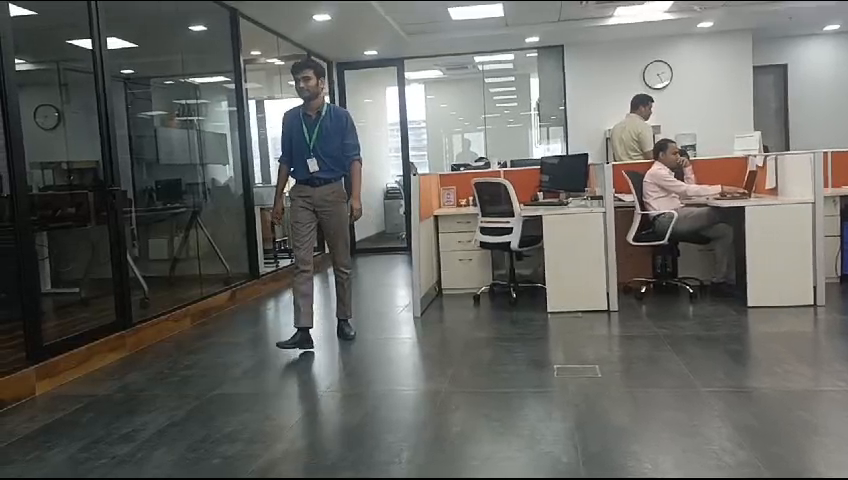
#> input picture frame 16 of ObjDet_in_chosen_roi/vids/rampwalk.mp4, 848 x 480 px, given in place of people2.mp4, which was not available
$ python detect_face_video.py
#> lines starting #> are read from the running program, lines starting #| are printed output that depends on the picture; after the words box and inside, x2 and y2 are one past the last pixel; in counts of white or black regions, pixels touching at a corner belong together
import cv2
import numpy as np
import cvlib
# Load the cascade
face_cascade = cv2.CascadeClassifier('haarcascade_frontalface_default.xml')

cap = cv2.VideoCapture('people2.mp4')

while True:
    ret, frame = cap.read()
#> frame is the input picture: shape (480, 848, 3); mean B, G, R 100.1, 104.1, 103.6

    gray = cv2.cvtColor(frame, cv2.COLOR_BGR2GRAY)
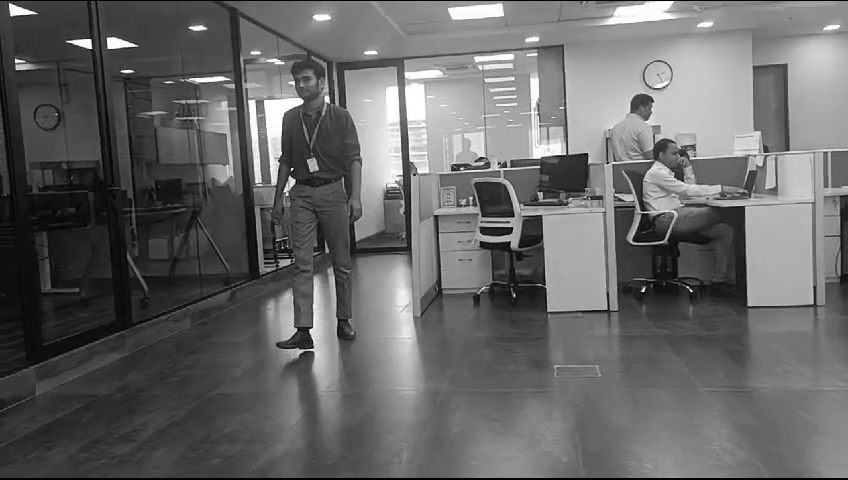
#> gray: shape (480, 848); min 0, max 255, mean 103.5
    faces= face_cascade.detectMultiScale(gray, 1.1, 4)
#> faces = ()

    # Draw the rectangle around each face
    for (x, y, w, h) in faces:
        cv2.rectangle(frame, (x, y), (x+w, y+h), (255, 0, 0), 2)
#> this loop made 0 passes

    cv2.imshow('img', frame)

    # Stop if escape key is pressed
    k = cv2.waitKey(30) & 0xff
#> (key Esc is pressed here)
    if k==27:
        break

# Release the VideoCapture object
cap.release()

$ run again, starting later in the video
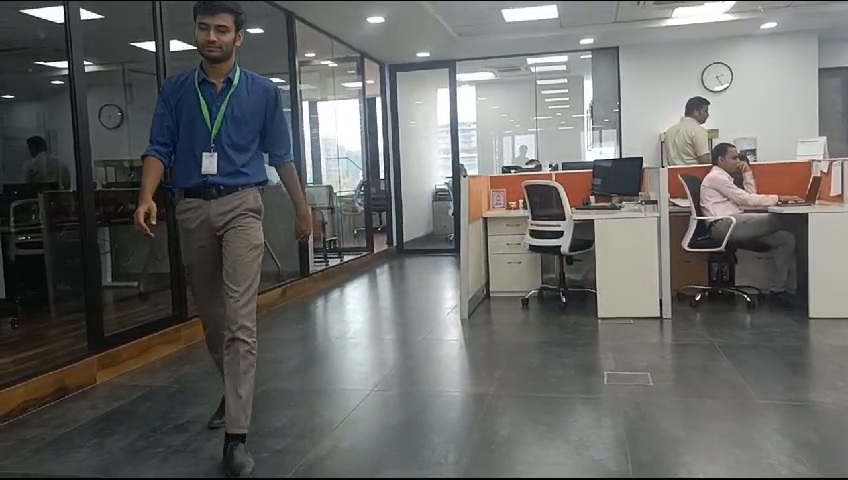
#> input picture frame 75 of ObjDet_in_chosen_roi/vids/rampwalk.mp4, 848 x 480 px, given in place of people2.mp4, which was not available
#> frame is the input picture: shape (480, 848, 3); mean B, G, R 102.3, 104.4, 103.6
#> `gray = cv2.cvtColor(frame, cv2.COLOR_BGR2GRAY)`:
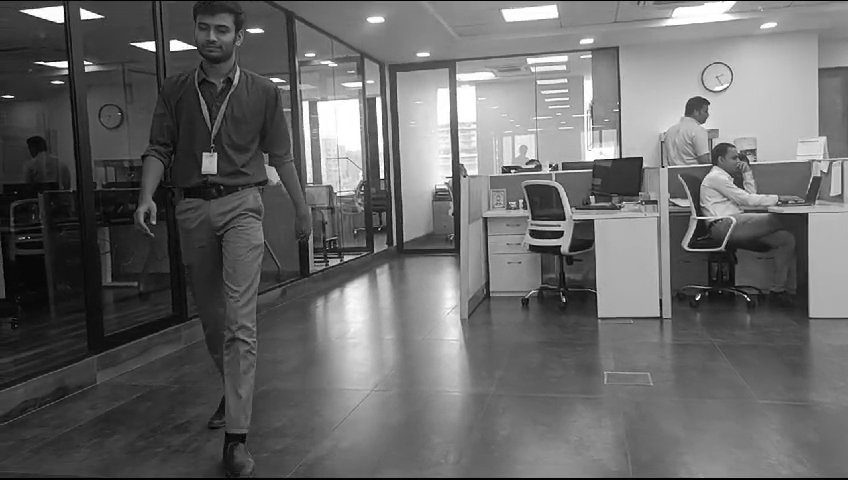
#> gray: shape (480, 848); min 0, max 255, mean 103.9
#> faces = [[187, 10, 51, 51]]
#> the loop `for (x, y, w, h) in faces:` made 1 pass
#> after the loop `for (x, y, w, h) in faces:`:
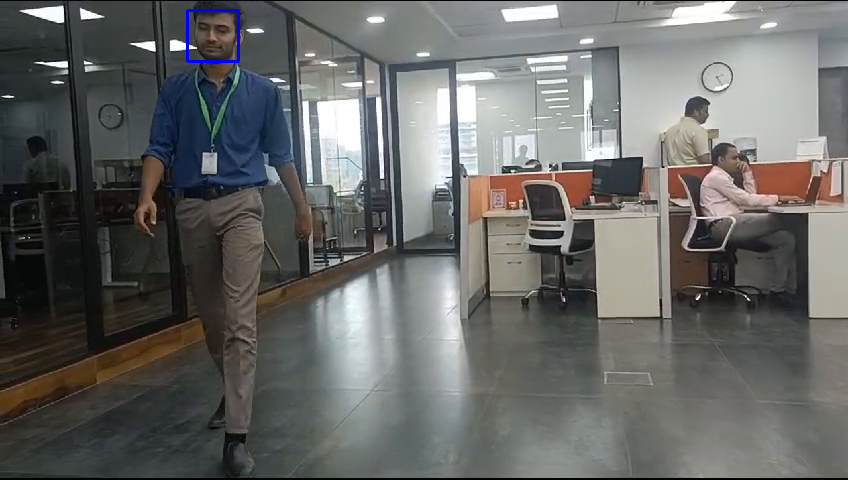
#> frame: shape (480, 848, 3); 0.15% of pixels changed, all inside (x1, y1, x2, y2) = (186, 9, 240, 63)

$ run again, starting later in the video
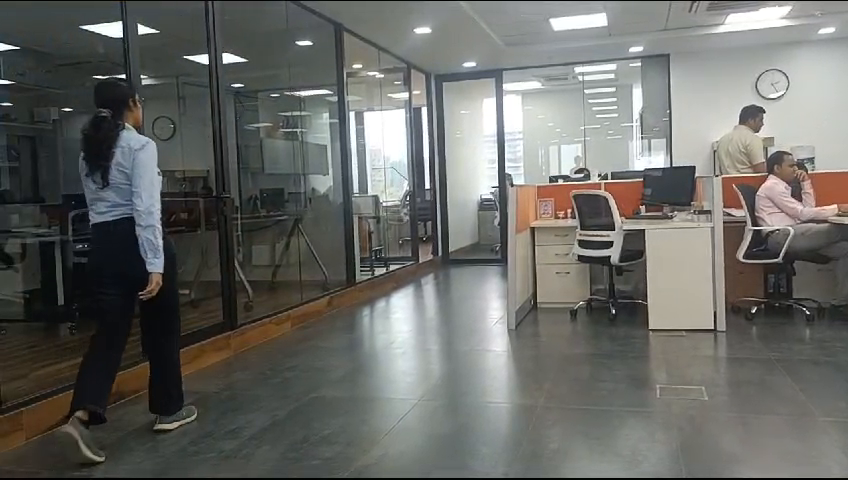
#> input picture frame 134 of ObjDet_in_chosen_roi/vids/rampwalk.mp4, 848 x 480 px, given in place of people2.mp4, which was not available
#> frame is the input picture: shape (480, 848, 3); mean B, G, R 102.6, 106.5, 105.9
#> `gray = cv2.cvtColor(frame, cv2.COLOR_BGR2GRAY)`:
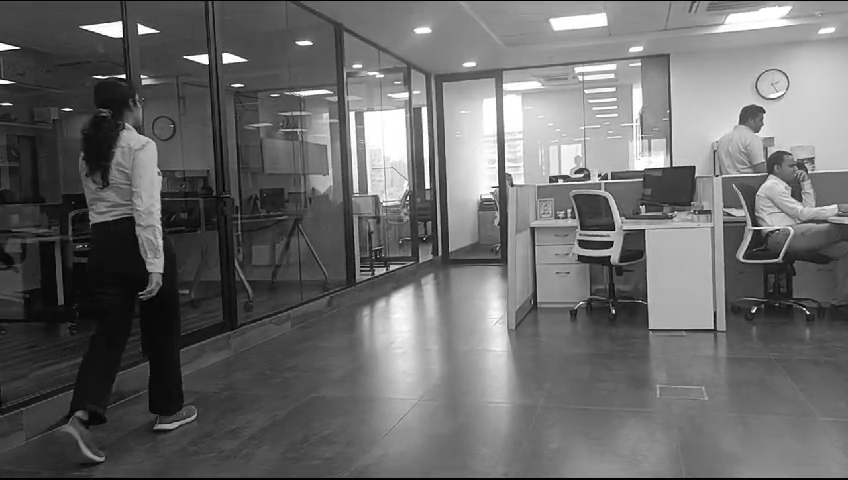
#> gray: shape (480, 848); min 0, max 255, mean 105.8
#> faces = ()
